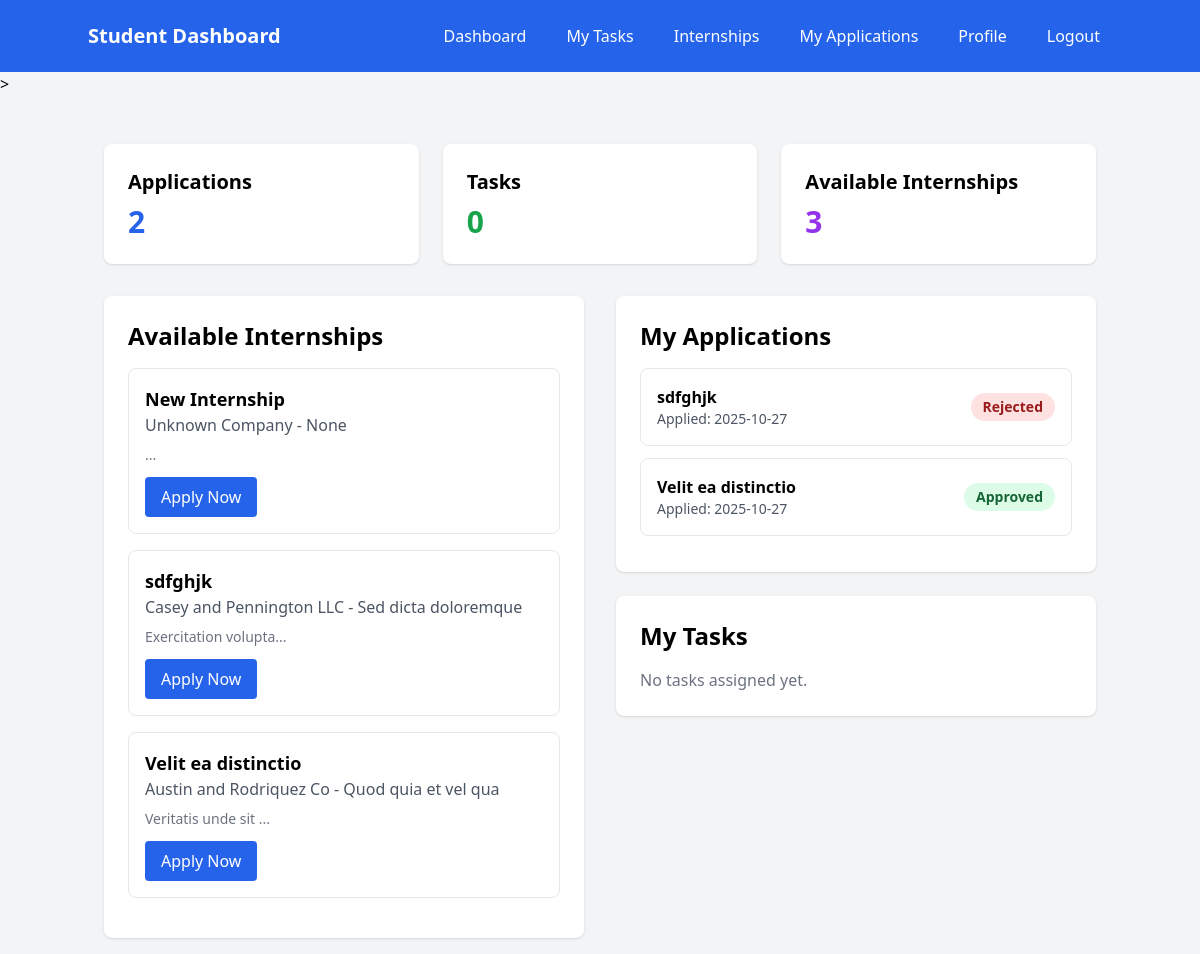
The app's page /dashboard (signed in), older data.
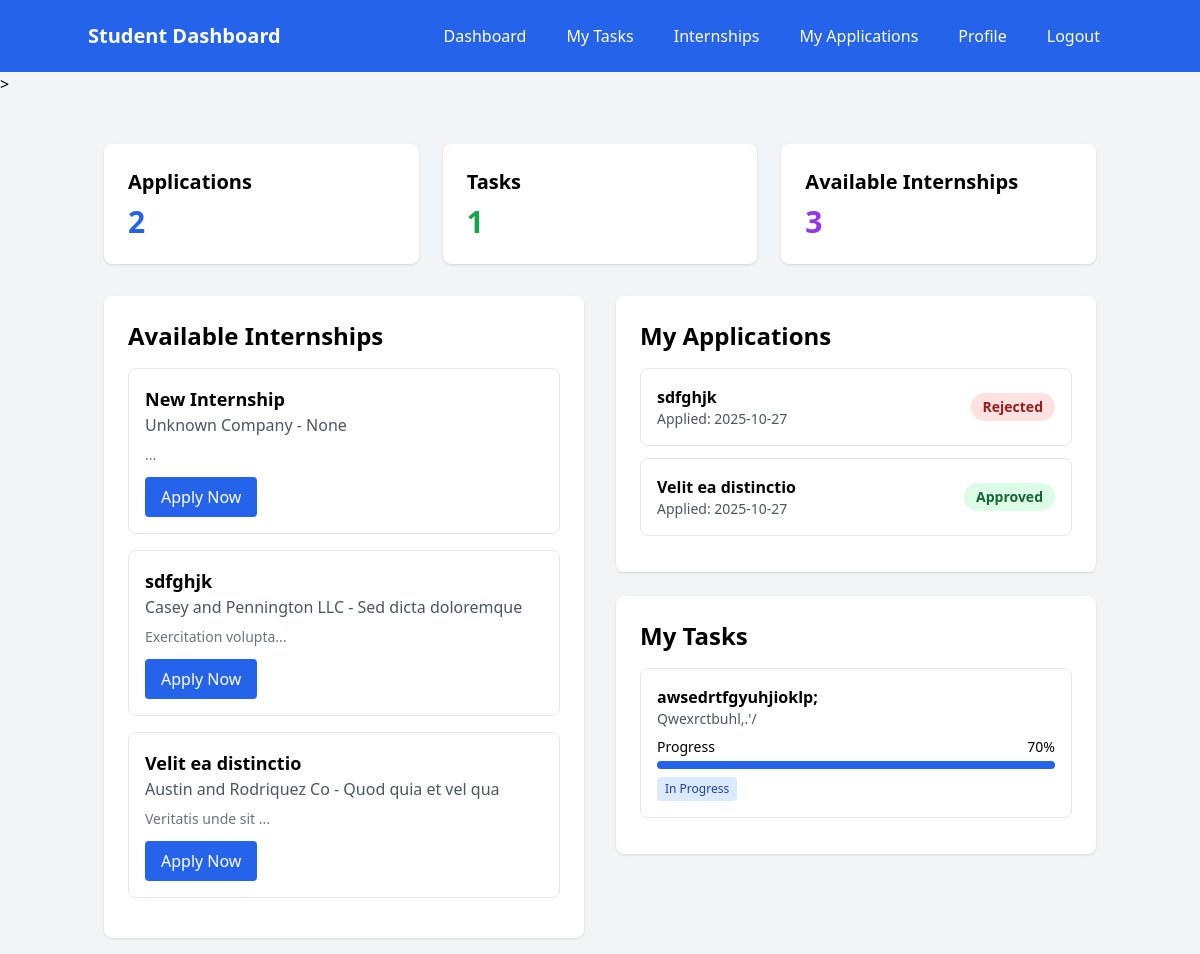
The same page, newer data.
### models.py (models this page shows)
class Internship(Base):
    __tablename__ = "internships"
    id = Column(Integer, primary_key=True, index=True)
    title = Column(String(255), nullable=False)
    description = Column(Text)
    company = Column(String(255), nullable=False)
    location = Column(String(255))
    duration = Column(String(100))
    stipend = Column(String(100))
    requirements = Column(Text)
    created_by = Column(Integer, ForeignKey("users.id"))
    created_at = Column(DateTime(timezone=True), server_default=func.now())
    is_active = Column(Boolean, default=True)
    deadline = Column(DateTime(timezone=True))
    creator = relationship("User", back_populates="created_internships")
    applications = relationship("InternshipApplication", back_populates="internship")
    tasks = relationship("Task", back_populates="internship")
    feedback = relationship("Feedback", back_populates="internship")

class InternshipApplication(Base):
    __tablename__ = "internship_applications"
    id = Column(Integer, primary_key=True, index=True)
    student_id = Column(Integer, ForeignKey("users.id"), nullable=False)
    internship_id = Column(Integer, ForeignKey("internships.id"), nullable=False)
    application_date = Column(DateTime(timezone=True), server_default=func.now())
    status = Column(Enum(ApplicationStatus), default=ApplicationStatus.PENDING)
    cover_letter = Column(Text)
    resume_url = Column(String(500))
    student = relationship("User", back_populates="applications")
    internship = relationship("Internship", back_populates="applications")

class Task(Base):
    __tablename__ = "tasks"
    id = Column(Integer, primary_key=True, index=True)
    title = Column(String(255), nullable=False)
    description = Column(Text)
    internship_id = Column(Integer, ForeignKey("internships.id"), nullable=False)
    student_id = Column(Integer, ForeignKey("users.id"), nullable=False)
    assigned_by = Column(Integer, ForeignKey("users.id"))
    due_date = Column(DateTime(timezone=True))
    status = Column(Enum(TaskStatus), default=TaskStatus.PENDING)
    progress = Column(Integer, default=0)
    created_at = Column(DateTime(timezone=True), server_default=func.now())
    internship = relationship("Internship", back_populates="tasks")
    student = relationship("User", foreign_keys=[student_id], back_populates="assigned_tasks")
    assigner = relationship("User", foreign_keys=[assigned_by], back_populates="assigned_by_tasks")

### app.py (the view)
@app.get("/dashboard", response_class=HTMLResponse)
async def dashboard(request: Request, db: Session = Depends(get_db)):
    try:
        user = await get_current_user_from_cookie(request, db)
        print(f"🎯 Dashboard access - User: {user.email}, Role: {user.role}")
        if user.role == "student":
            internships = crud.get_internships(db)
            applications = crud.get_applications_by_student(db, user.id)
            tasks = crud.get_tasks_by_student(db, user.id)
            return templates.TemplateResponse("dashboard_student.html", {
                "request": request,
                "user": user,
                "internships": internships,
                "applications": applications,
                "tasks": tasks
            })
        elif user.role == "admin":
            internships = crud.get_internships(db)
            try:
                stats = crud.get_system_stats(db)
            except Exception as e:
                print(f"⚠️  Could not get system stats: {e}")
                stats = {
                    "total_users": 0,
                    "total_students": 0,
                    "total_admins": 0,
                    "total_mentors": 0,
                    "total_internships": 0,
                    "total_applications": 0,
                    "total_tasks": 0
                }
            return templates.TemplateResponse("dashboard_admin.html", {
                "request": request,
                "user": user,
                "internships": internships,
                "stats": stats
            })
        elif user.role == "mentor":
            internships = crud.get_internships(db)
            mentor_internships = crud.get_internships_by_mentor(db, user.id)
            mentor_applications = crud.get_applications_for_mentor(db, user.id)
            return templates.TemplateResponse("dashboard_mentor.html", {
                "request": request,
                "user": user,
                "internships": internships,
                "mentor_internships": mentor_internships,
                "mentor_applications": mentor_applications
            })
        else:
            print(f"❌ Unknown role: {user.role}")
            return RedirectResponse("/login?error=Unknown user role")
    except Exception as e:
        print(f"💥 Dashboard error: {e}")
        import traceback
        traceback.print_exc()
        return RedirectResponse("/login")

### templates/dashboard_student.html (shortened to what the changed rows need)
<!DOCTYPE html>
<html>
<head>
    <script src="https://cdn.tailwindcss.com"></script>
</head>
<body class="bg-gray-100">
<nav class="bg-blue-600 text-white p-4">
    <div class="container mx-auto flex justify-between items-center">
        <h1 class="text-xl font-bold">Student Dashboard</h1>
    </div>
</nav>>
    <div class="container mx-auto mt-8 p-4">
        <div class="grid grid-cols-1 md:grid-cols-3 gap-6 mb-8">
            <div class="bg-white p-6 rounded-lg shadow">
                <h3 class="text-xl font-semibold mb-2">Tasks</h3>
                <p class="text-3xl font-bold text-green-600">{{ tasks|length }}</p>
            </div>
        </div>
        <div class="grid grid-cols-1 lg:grid-cols-2 gap-8">
            <div class="bg-white p-6 rounded-lg shadow">
                <h2 class="text-2xl font-bold mb-4">Available Internships</h2>
                {% if internships %}
                {% for internship in internships %}
                <div class="border border-gray-200 rounded-lg p-4 mb-4">
                    <h3 class="text-lg font-semibold">{{ internship.title }}</h3>
                    <p class="text-gray-600">{{ internship.company }} - {{ internship.location }}</p>
                    <p class="text-sm text-gray-500 mt-2">{{ internship.description[:100] }}...</p>
                    <a href="/internships" class="inline-block mt-3 bg-blue-600 text-white px-4 py-2 rounded hover:bg-blue-700">
                        Apply Now
                    </a>
                </div>
                {% endfor %}
                {% else %}
                <p class="text-gray-500">No internships available at the moment.</p>
                {% endif %}
            </div>
            <div class="space-y-6">
                <div class="bg-white p-6 rounded-lg shadow">
                    <h2 class="text-2xl font-bold mb-4">My Applications</h2>
                    {% if applications %}
                    {% for application in applications %}
                    <div class="border border-gray-200 rounded-lg p-4 mb-3">
                        <div class="flex justify-between items-center">
                            <div>
                                <h4 class="font-semibold">
                                    {% if application.internship %}
                                        {{ application.internship.title }}
                                    {% else %}
                                        Internship #{{ application.internship_id }}
                                    {% endif %}
                                </h4>
                                <p class="text-sm text-gray-600">Applied: {{ application.application_date.strftime('%Y-%m-%d') }}</p>
                            </div>
                            <span class="px-3 py-1 rounded-full text-sm font-semibold
                                    {% if application.status == 'approved' %}bg-green-100 text-green-800
                                    {% elif application.status == 'rejected' %}bg-red-100 text-red-800
                                    {% else %}bg-yellow-100 text-yellow-800{% endif %}">
                                {{ application.status|title }}
                            </span>
                        </div>
                    </div>
                    {% endfor %}
                    {% else %}
                    <p class="text-gray-500">No applications yet.</p>
                    {% endif %}
                </div>
                <div class="bg-white p-6 rounded-lg shadow">
                    <h2 class="text-2xl font-bold mb-4">My Tasks</h2>
                    {% if tasks %}
                    {% for task in tasks %}
                    <div class="border border-gray-200 rounded-lg p-4 mb-3">
                        <h4 class="font-semibold">{{ task.title }}</h4>
                        <p class="text-sm text-gray-600">{{ task.description }}</p>
                        <div class="mt-2">
                            <div class="flex justify-between text-sm mb-1">
                                <span>Progress</span>
                                <span>{{ task.progress }}%</span>
                            </div>
                            <div class="w-full bg-gray-200 rounded-full h-2">
                                <div class="bg-blue-600 h-2 rounded-full" style="width: '{{ task.progress|default(0) }}%';"></div>
                            </div>
                        </div>
                        <span class="inline-block mt-2 px-2 py-1 text-xs rounded
                                {% if task.status == 'completed' %}bg-green-100 text-green-800
                                {% elif task.status == 'in_progress' %}bg-blue-100 text-blue-800
                                {% else %}bg-gray-100 text-gray-800{% endif %}">
                            {{ task.status|replace('_', ' ')|title }}
                        </span>
                    </div>
                    {% endfor %}
                    {% else %}
                    <p class="text-gray-500">No tasks assigned yet.</p>
                    {% endif %}
                </div>
            </div>
        </div>
    </div>
</body>
</html>

Row changes from the older to the newer data that the page shows:
added Task: title "awsedrtfgyuhjioklp;", description "Qwexrctbuhl,.'/", progress "70", status "In Progress"
Text that changed along with them:
{{ tasks|length }}: "0" → "1"
text no longer shown: "No tasks assigned yet."
